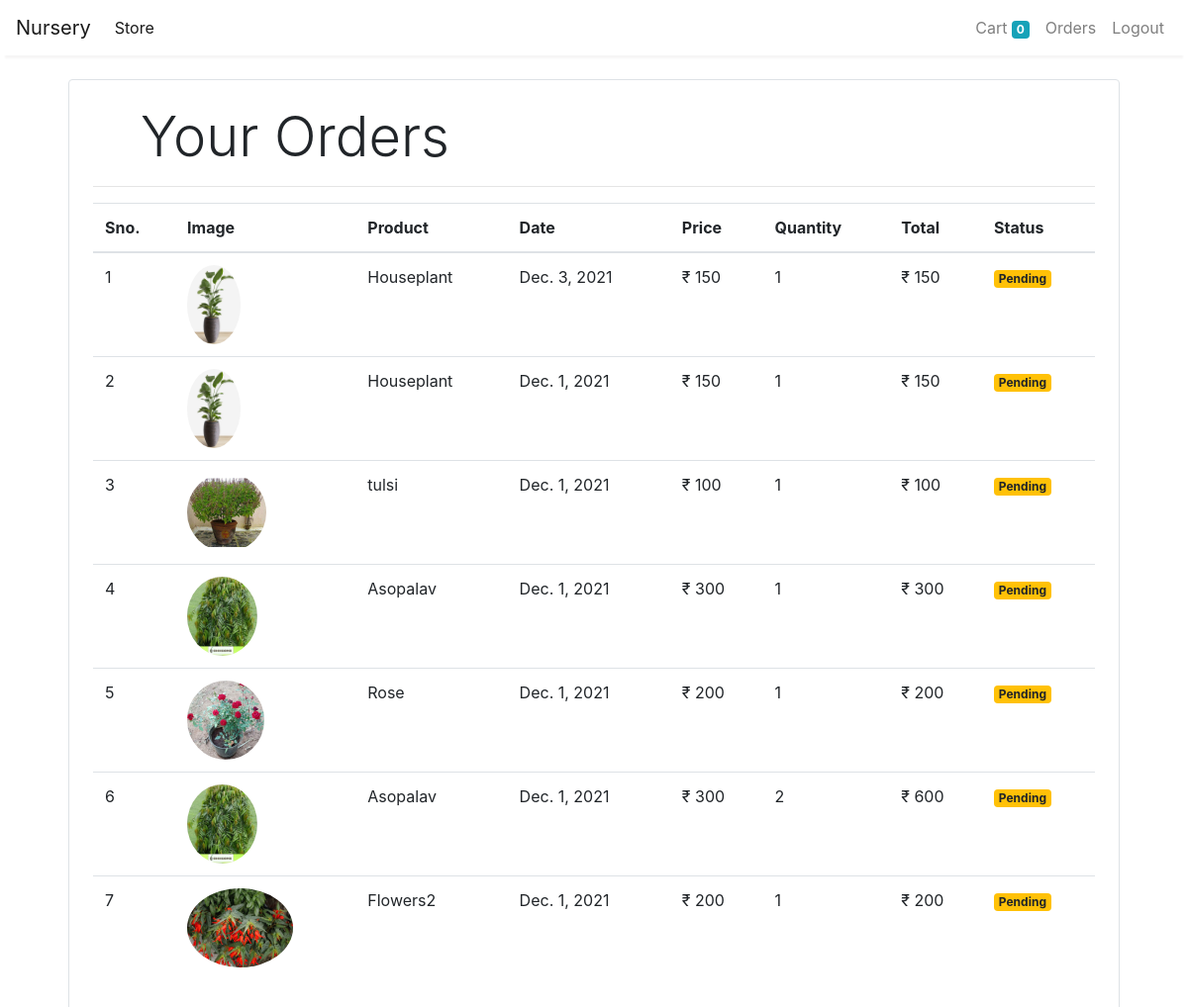
/orders (signed in), run on the app's committed database.
### store/models/orders.py (models this page shows, shortened)
class Order(models.Model):
    product = models.ForeignKey(Product,
                                on_delete=models.CASCADE)
    customer = models.ForeignKey(Customer,
                                 on_delete=models.CASCADE)
    quantity = models.IntegerField(default=1)
    price = models.IntegerField()
    address = models.CharField(max_length=50, default='', blank=True)
    phone = models.CharField(max_length=50, default='', blank=True)
    date = models.DateField(default=datetime.datetime.today)
    status = models.BooleanField(default=False)
    @staticmethod
    def get_orders_by_customer(customer_id):
        return Order.objects.filter(customer=customer_id).order_by('-date')

### store/models/product.py (models this page shows, shortened)
class Product(models.Model):
    name = models.CharField(max_length=50)
    price = models.IntegerField(default=0)
    category = models.ForeignKey(Category, on_delete=models.CASCADE, default=1)
    description = models.CharField(max_length=200, default='' , null=True , blank=True)
    image = models.ImageField(upload_to='uploads/products/')

### store/middlewares/auth.py (the view)
    def middleware(request):
        print(request.session.get('customer'))
        returnUrl = request.META['PATH_INFO']
        print(request.META['PATH_INFO'])
        if not request.session.get('customer'):
           return redirect(f'login?return_url={returnUrl}')
        response = get_response(request)
        return response

### store/templatetags/custom_filter.py (called while the page is built)
@register.filter(name='currency')
def currency(number):
    return "₹ "+str(number)

@register.filter(name='multiply')
def multiply(number , number1):
    return number * number1

### store/views/orders.py (called while the page is built)
    def get(self , request ):
        customer = request.session.get('customer')
        orders = Order.get_orders_by_customer(customer)
        print(orders)
        return render(request , 'orders.html'  , {'orders' : orders})

### store/templates/orders.html
{% extends 'base.html' %}
{% block content %}
{% load cart %}
{% load custom_filter %}
<div class="container">
   <div class="border rounded p-4 m-4">
        <p class="display-4 pl-4 ml-4">Your Orders</p>
        <hr>
        <table class="table">
            <thead>
                <tr>
                    <th>Sno.</th>
                    <th>Image</th>
                    <th>Product</th>
                    <th>Date</th>
                    <th>Price</th>
                    <th>Quantity</th>
                    <th>Total</th>
                    <th>Status</th>
                </tr>
            </thead>
            <tbody>
                {% for order in orders %}
                <tr>
                    <td>{{forloop.counter}}</td>
                    <td><img style="height: 80px;" class="rounded-circle" src="{{order.product.image.url}}" alt=""></td>
                    <td>{{order.product.name}}</td>
                    <td>{{order.date}}</td>
                    <td>{{order.price|currency}}</td>
                    <td>{{order.quantity}}</td>
                    <td>{{order.quantity|multiply:order.price|currency}}</td>
                    {% if order.status %}
                    <td><small class="badge badge-success">Completed</small></td>
                    {%else%}
                    <td><small class="badge badge-warning">Pending</small></td>
                    {% endif %}
                </tr>
                {% endfor %}
            </tbody>
        </table>
   </div>
</div>
{% endblock %}

### data on the page
Order: product.image (picture), product.name "Houseplant", date "Dec. 3, 2021", price "₹ 150", quantity "1", quantity|multiply "₹ 150", status "Pending"
Order: product.image (picture), product.name "Houseplant", date "Dec. 1, 2021", price "₹ 150", quantity "1", quantity|multiply "₹ 150", status "Pending"
Order: product.image (picture), product.name "tulsi", date "Dec. 1, 2021", price "₹ 100", quantity "1", quantity|multiply "₹ 100", status "Pending"
Order: product.image (picture), product.name "Asopalav", date "Dec. 1, 2021", price "₹ 300", quantity "1", quantity|multiply "₹ 300", status "Pending"
Order: product.image (picture), product.name "Rose", date "Dec. 1, 2021", price "₹ 200", quantity "1", quantity|multiply "₹ 200", status "Pending"
Order: product.image (picture), product.name "Asopalav", date "Dec. 1, 2021", price "₹ 300", quantity "2", quantity|multiply "₹ 600", status "Pending"
Order: product.image (picture), product.name "Flowers2", date "Dec. 1, 2021", price "₹ 200", quantity "1", quantity|multiply "₹ 200", status "Pending"

### other printed values
{{ request.session.cart.keys|length }} "0"
